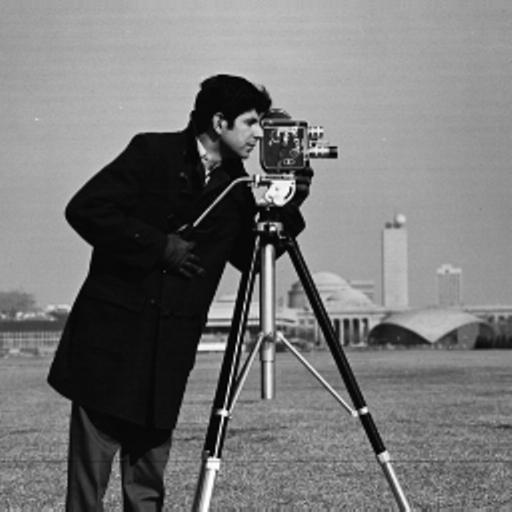
#> input picture input_images/cameraman.tif, 512 x 512 px
$ python ImageToSketch.py ../input_images/cameraman.tif
#> lines starting #> are read from the running program, lines starting #| are printed output that depends on the picture
import cv2
import sys

# Get the image path from the command line
imagePath = sys.argv[1]

# Create a cv2 image object using the given path
image = cv2.imread(imagePath)
#> image is the input picture: shape (512, 512, 3); min 0, max 255, mean 118.3

# Convert the image to grayscale
gray = cv2.cvtColor(image, cv2.COLOR_BGR2GRAY)

# Invert the grayscale image
img_invert=cv2.bitwise_not(gray)
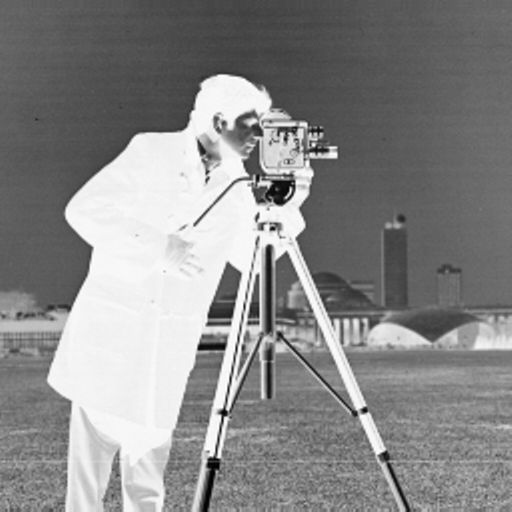
#> img_invert: shape (512, 512); min 0, max 255, mean 136.7

# Apply a Gaussian blur to reduce noise
gblur_img=cv2.GaussianBlur(img_invert,(21,21),sigmaX=0,sigmaY=0)
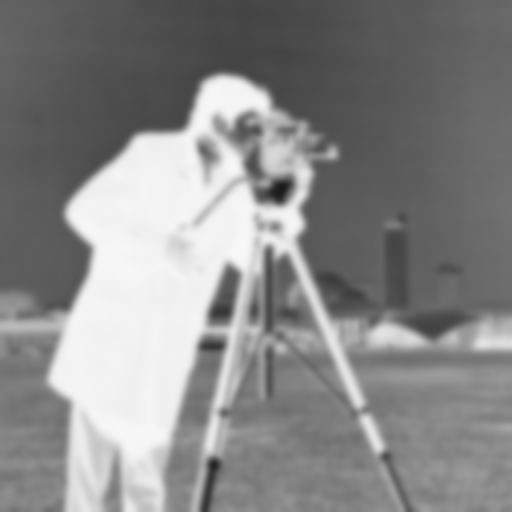
#> gblur_img: shape (512, 512); min 26, max 248, mean 136.7

# Dodge the image to remove all dark areas that aren't heavily tinted,
# leaving only dark areas that are strongly tinted
dodged_img=cv2.divide(gray,255-gblur_img,scale=256)
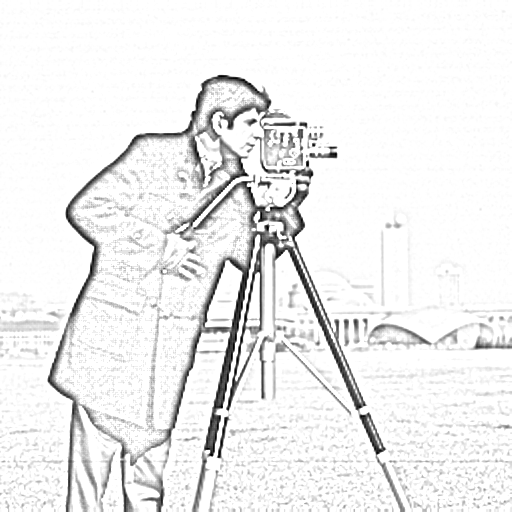
#> dodged_img: shape (512, 512); min 0, max 255, mean 238.2

# Burn the image to darken the areas of the painting that are strongly darkened even more,
# returning the final image
final_image=255-cv2.divide(255-dodged_img, 255-gblur_img, scale=256)
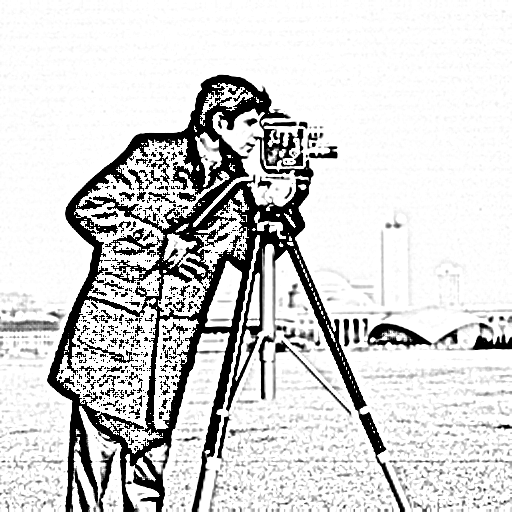
#> final_image: shape (512, 512); min 0, max 255, mean 212.1

# Save the image
cv2.imwrite('daniel_forward_sketch.jpg', final_image)

$ run again, on input_images/daniel_face_2.jpg
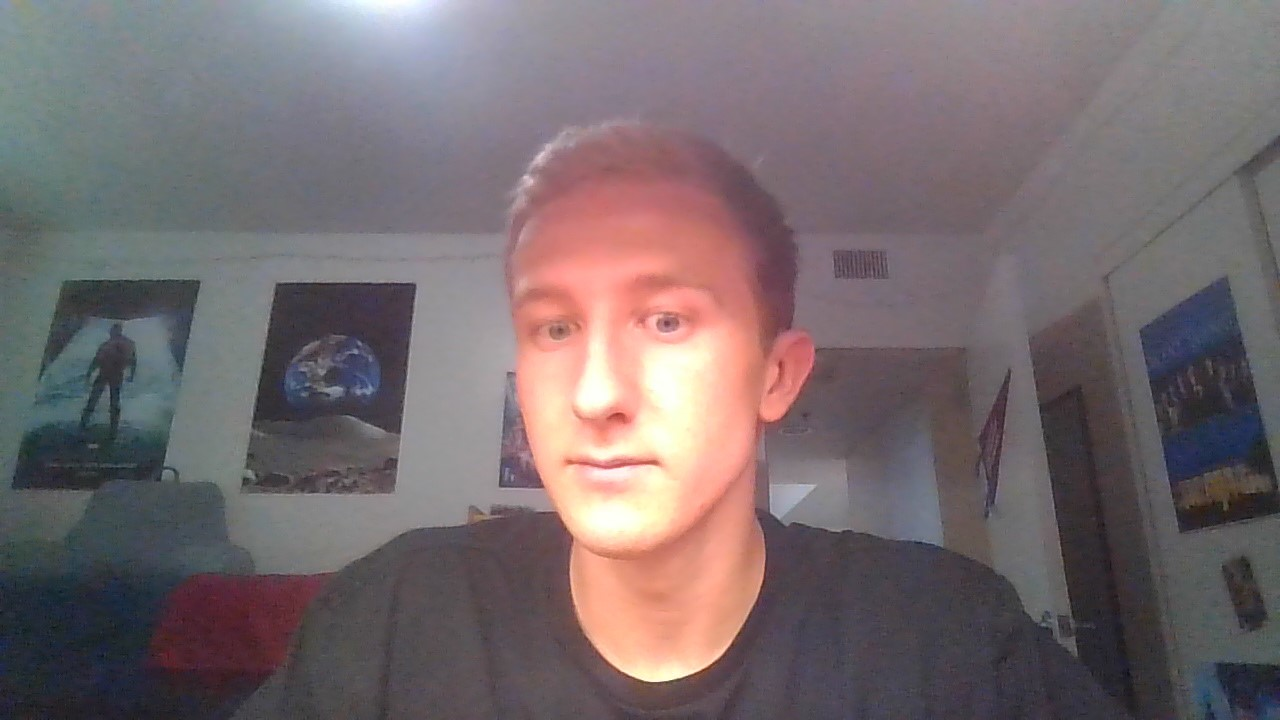
#> input picture input_images/daniel_face_2.jpg, 1280 x 720 px
#> image is the input picture: shape (720, 1280, 3); mean B, G, R 109.7, 106.8, 118.3
#> `img_invert=cv2.bitwise_not(gray)`:
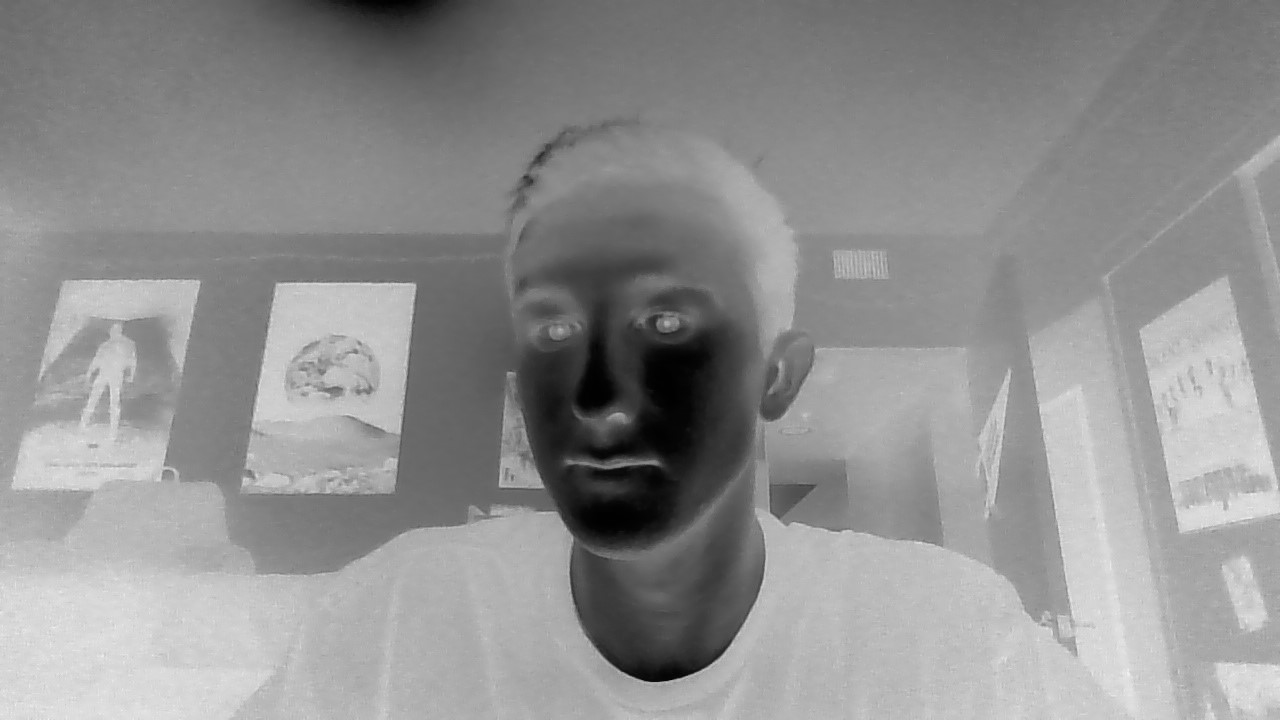
#> img_invert: shape (720, 1280); min 0, max 242, mean 144.5
#> `final_image=255-cv2.divide(255-dodged_img, 255-gblur_img, scale=256)`:
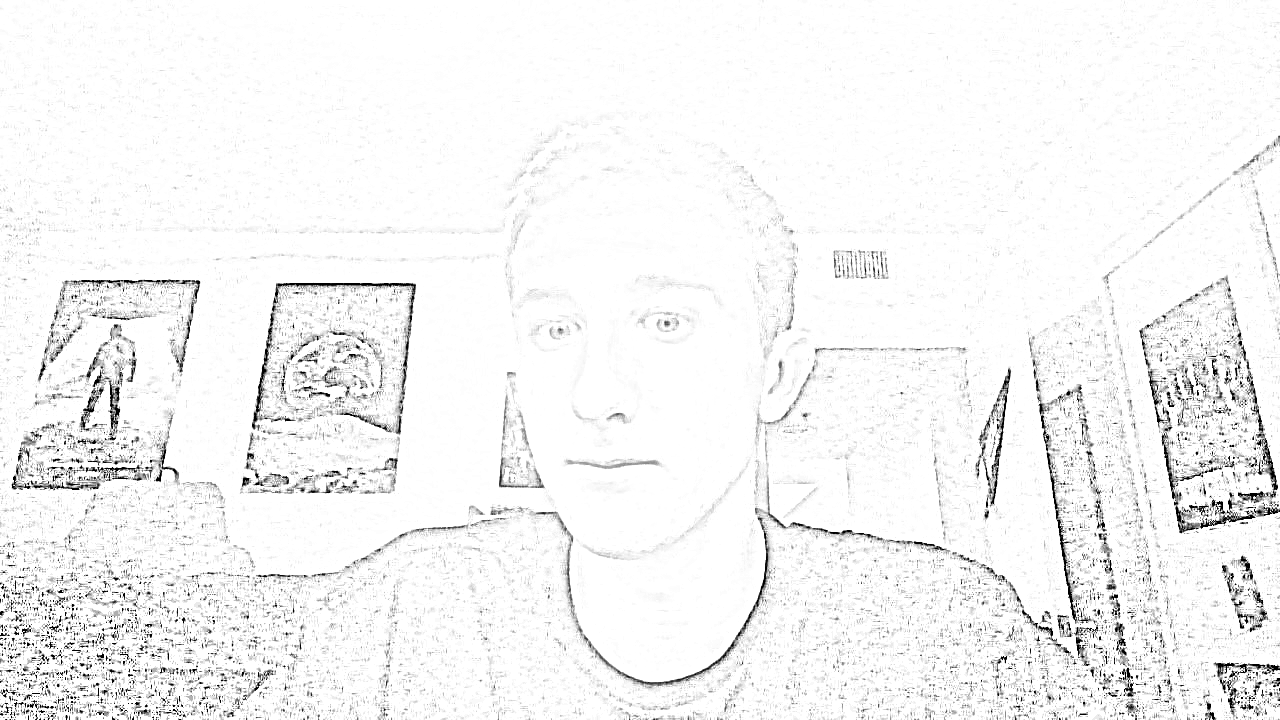
#> final_image: shape (720, 1280); min 0, max 255, mean 244.3

$ run again, on input_images/daniel_face_3.png
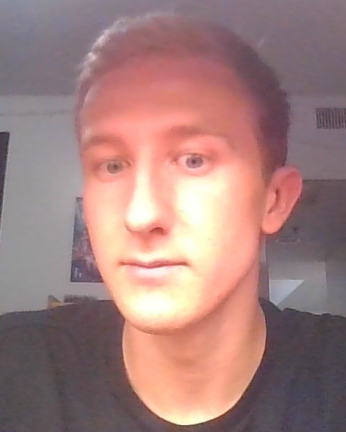
#> input picture input_images/daniel_face_3.png, 346 x 432 px
#> image is the input picture: shape (432, 346, 3); mean B, G, R 125.1, 127.9, 162.8
#> `img_invert=cv2.bitwise_not(gray)`:
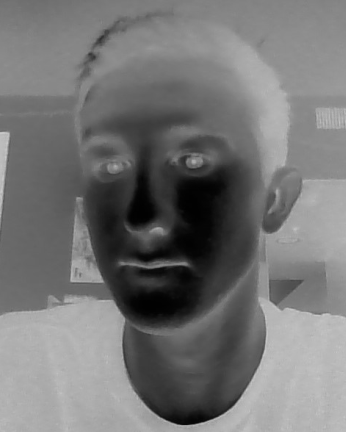
#> img_invert: shape (432, 346); min 1, max 201, mean 117
#> `final_image=255-cv2.divide(255-dodged_img, 255-gblur_img, scale=256)`:
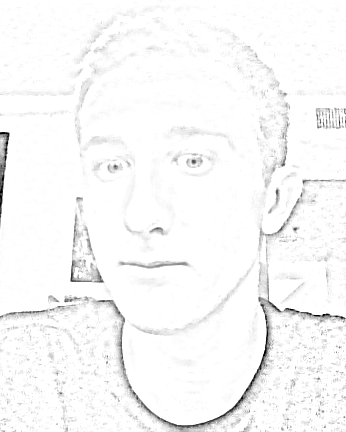
#> final_image: shape (432, 346); min 0, max 255, mean 248.2

$ run again, on input_images/forward.jpg
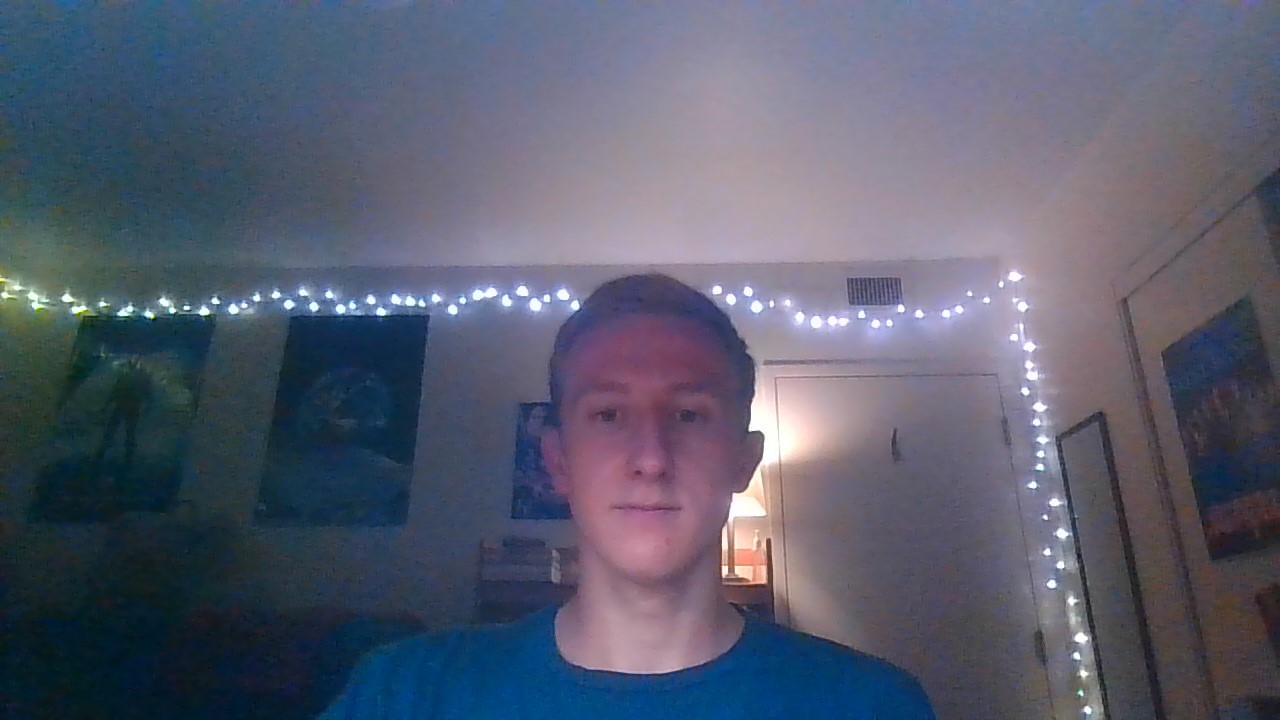
#> input picture input_images/forward.jpg, 1280 x 720 px
#> image is the input picture: shape (720, 1280, 3); mean B, G, R 110.7, 93.2, 88.9
#> `img_invert=cv2.bitwise_not(gray)`:
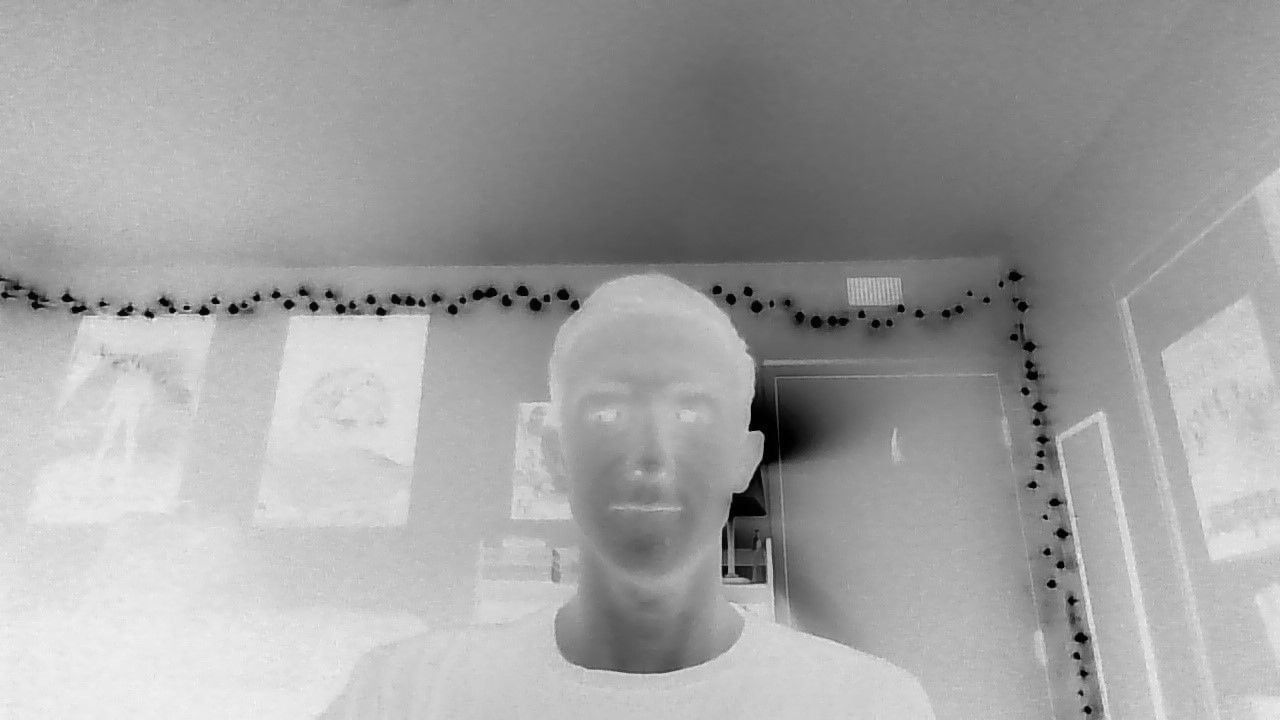
#> img_invert: shape (720, 1280); min 0, max 244, mean 161.1
#> `final_image=255-cv2.divide(255-dodged_img, 255-gblur_img, scale=256)`:
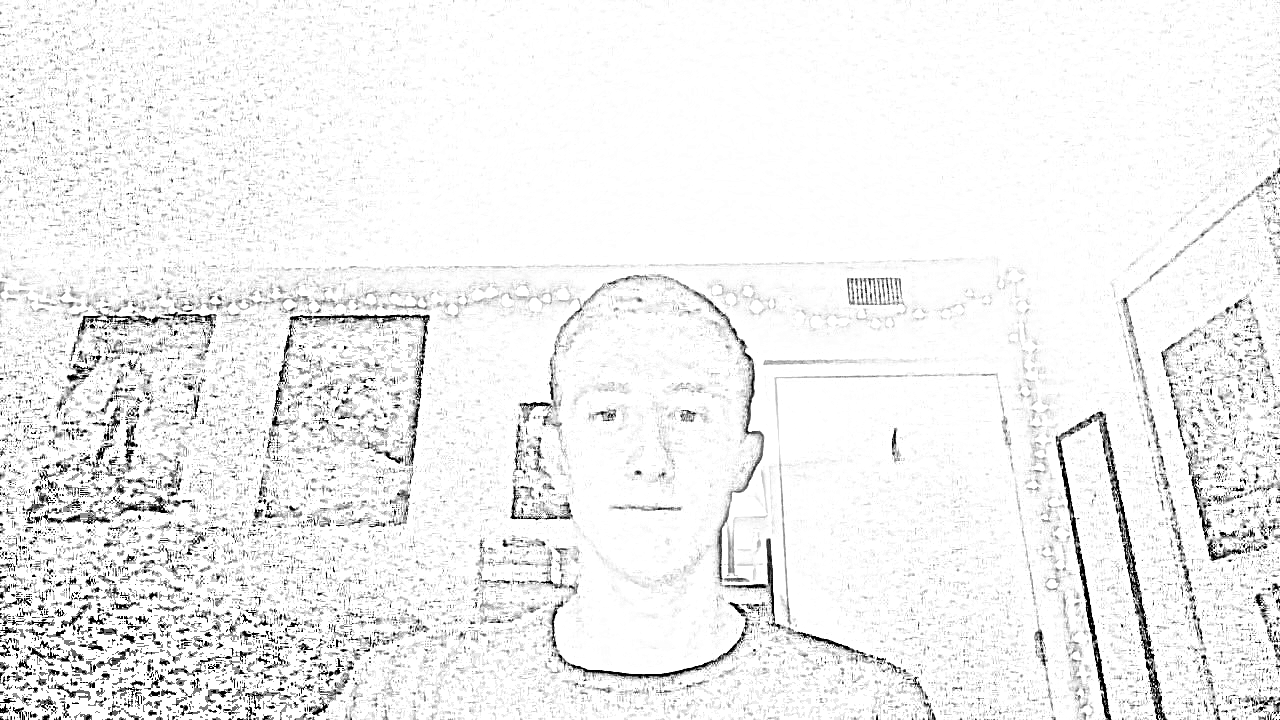
#> final_image: shape (720, 1280); min 0, max 255, mean 239.6
